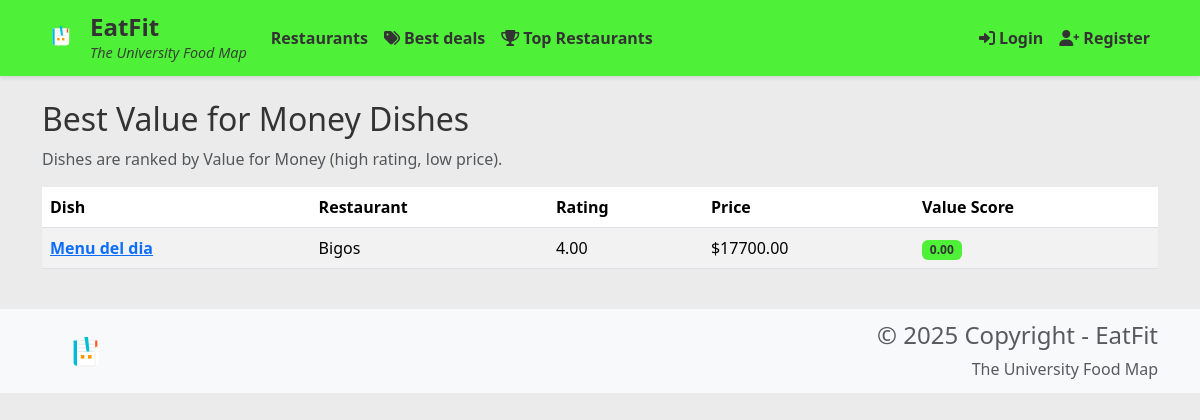
The app's page /best-deals/, older data.
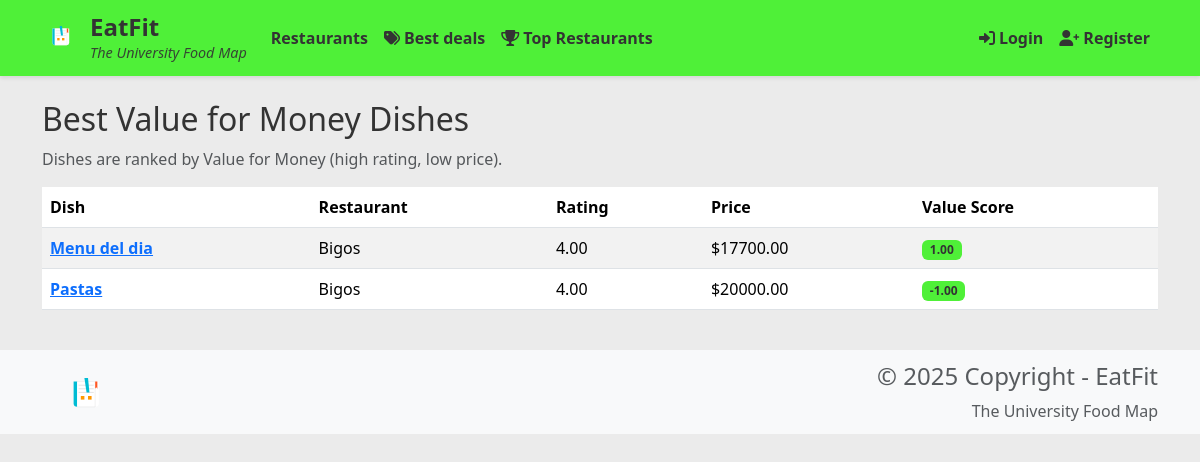
The same page, newer data.
### restaurants/models.py (models this page shows, shortened)
class MenuItem(models.Model):
    restaurant = models.ForeignKey(Restaurant, related_name='menu_items', on_delete=models.CASCADE)
    name = models.CharField(max_length=100)
    description = models.TextField()
    price = models.DecimalField(max_digits=10, decimal_places=2)
    image = models.ImageField(upload_to='menu_items/', null=True, blank=True)
    category = models.CharField(max_length=50, choices=[
        ('appetizer', 'Appetizer'),
        ('main_course', 'Main Course'),
        ('dessert', 'Dessert'),
        ('beverage', 'Beverage'),
        ('other', 'Other')
    ])
    is_available = models.BooleanField(default=True)
    created_at = models.DateTimeField(default=timezone.now)
    class Meta:
        ordering = ['category', 'name']

class Restaurant(models.Model):
    name = models.CharField(max_length=100)
    location = models.CharField(max_length=100)
    description = models.TextField()
    address = models.CharField(max_length=200)
    image = models.ImageField(upload_to='restaurants/', null=True, blank=True)
    phone = models.CharField(max_length=20, blank=True)
    email = models.EmailField(blank=True)
    opening_hours = models.TextField(blank=True)
    created_at = models.DateTimeField(default=timezone.now)
    class Meta:
        ordering = ['-created_at']

### restaurants/views.py (the view)
# urls.py: path('best-deals/', views.best_deals, name='best_deals'),
def best_deals(request):
    menu_items = MenuItem.objects.all().annotate(
        avg_rating=Coalesce(Avg('ratings__rating', output_field=FloatField()), 0.0)
    )
    ratings = [item.avg_rating for item in menu_items]
    prices = [float(item.price) for item in menu_items]
    if not ratings or not prices:
        return render(request, 'restaurants/best_deals.html', {'menu_items': []})
    mean_rating = sum(ratings) / len(ratings)
    std_rating = (sum((r - mean_rating) ** 2 for r in ratings) / len(ratings)) ** 0.5 or 1
    mean_price = sum(prices) / len(prices)
    std_price = (sum((p - mean_price) ** 2 for p in prices) / len(prices)) ** 0.5 or 1
    items_with_score = []
    for item in menu_items:
        z_rating = (item.avg_rating - mean_rating) / std_rating
        z_price = (float(item.price) - mean_price) / std_price
        value_score = z_rating - z_price
        items_with_score.append((item, value_score, item.avg_rating, item.price))
    items_with_score.sort(key=lambda x: x[1], reverse=True)
    return render(request, 'restaurants/best_deals.html', {
        'items_with_score': items_with_score
    })

### restaurants/templates/restaurants/best_deals.html (shortened to what this page needs)
{% extends 'base.html' %}
{% block content %}
<div class="container mt-4">
    <h2>Best Value for Money Dishes</h2>
    <p class="text-muted">Dishes are ranked by Value for Money (high rating, low price).</p>
    {% if items_with_score %}
        <div class="row">
            <div class="col-12">
                <table class="table table-striped table-hover">
                    <thead>
                        <tr>
                            <th>Dish</th>
                            <th>Restaurant</th>
                            <th>Rating</th>
                            <th>Price</th>
                            <th>Value Score</th>
                        </tr>
                    </thead>
                    <tbody>
                        {% for item, value_score, avg_rating, price in items_with_score %}
                        <tr>
                            <td>
                                <a href="#" data-bs-toggle="modal" data-bs-target="#menuItemModal{{ item.id }}">
                                    <strong>{{ item.name }}</strong>
                                </a>
                            </td>
                            <td>{{ item.restaurant.name }}</td>
                            <td>{{ avg_rating|floatformat:2 }}</td>
                            <td>${{ price|floatformat:2 }}</td>
                            <td><span class="badge bg-success">{{ value_score|floatformat:2 }}</span></td>
                        </tr>
                        {% endfor %}
                    </tbody>
                </table>
            </div>
        </div>
    {% else %}
        <div class="alert alert-info">No dishes available to rank.</div>
    {% endif %}
</div>
{% endblock %}

Row changes from the older to the newer data that the page shows:
computed for MenuItem "Menu del dia": value_score "0.00" → "1.00"
added MenuItem: name "Pastas", restaurant.name "Bigos", avg_rating "4.00", price "20000.00", value_score "-1.00"
